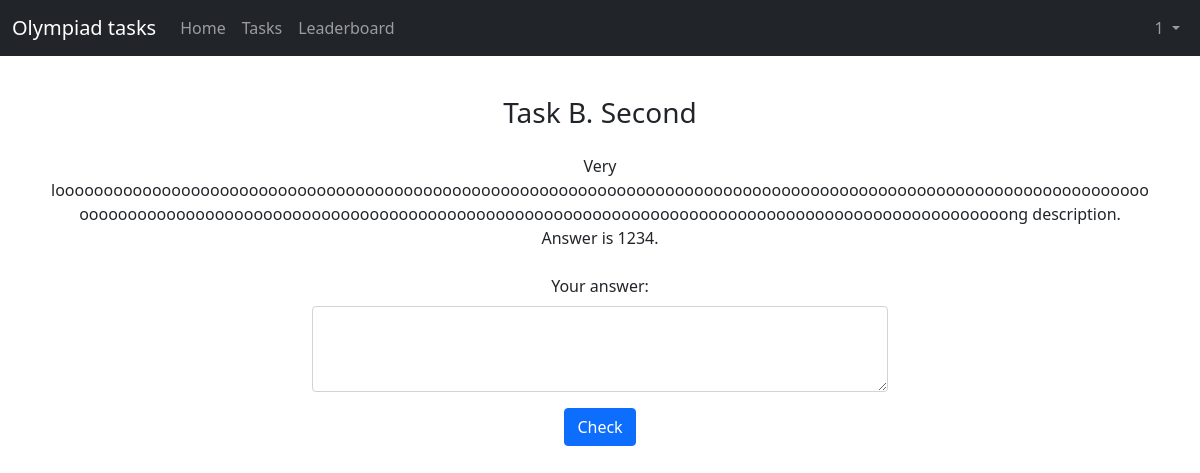
Page /tasks/2 (signed in) on the committed database.
### models.py (models this page shows, shortened)
class Task(db.Model):
    id = db.Column(db.Integer, primary_key=True)
    name = db.Column(db.String(30), nullable=False)
    text = db.Column(db.Text, nullable=False)
    answer = db.Column(db.Text, nullable=False)

### routes.py (the view)
@blueprint.route('/tasks/<task_id>', methods=['GET', 'POST'])
def task(task_id):
    if 'user' not in session:
        return redirect('/login')
    else:
        olymp_task = Task.query.filter(Task.id == task_id).first()
        user = User.query.filter(User.name == session.get('user')).first()
        completed = Completed.query.filter(Completed.task_id == task_id,
                                           Completed.user_id == user.id).first()
        if request.method == 'POST':
            if completed:
                return 'You have already completed this task', 400
            answer = request.form.get('answer').strip()
            if not answer:
                return render_template('task.html', user=user.id, task=olymp_task,
                                       error='Write down your answer!')
            if olymp_task.answer == answer:
                db.session.add(Completed(user_id=user.id, task_id=task_id))
                db.session.commit()
                return redirect(f'/tasks/{task_id}')
            else:
                return render_template('task.html', user=user.id, task=olymp_task, answer=answer,
                                       error='Wrong answer!')
        else:
            return render_template('task.html', time=completed.time if completed else None, user=user.id,
                                   task=olymp_task)

### templates/task.html (shortened to what this page needs)
{% extends 'header.html' %}
{% block content %}
<div class="text-center p-4">
    <h3 class="m-3">{{task.name}}</h3>
    <p class="m-4" style="white-space: pre-line">{{task.text}}</p>
    {% if time is not none %}
    <div class="alert alert-success w-50 m-auto" role="alert">
        <h5>You have already solved this task</h5>
        <p>{{ time }}</p>
    </div>
    {% else %}
    <p class="m-2">Your answer:</p>
    <form method="post">
        <div class="d-flex justify-content-center">
            <textarea class="form-control m-3 w-50 m-auto" placeholder="Type here" required name="answer" rows="3">
                {{ answer }}
            </textarea>
        </div>
        <button class="btn btn-primary" type="submit">Check</button>
    </form>
    {% endif %}
</div>
{% endblock %}

### static/base.css (style rules this page uses)
html { overflow-wrap: break-word; }

### rows in the picture
Task: name "Task B. Second", text "Very looooooooooooooooooooooooooooooooooooooooooooooooooooooooooooooooooooooooooooooooooooooooooooooooooooooooooooooooooooooooooooooooooooooooooooooooooooooooooooooooooooooooooooooooooooooooooooooooooooooooooooooooong description. Answer is 1234."

### other values in the picture
{{ user }} "1"
